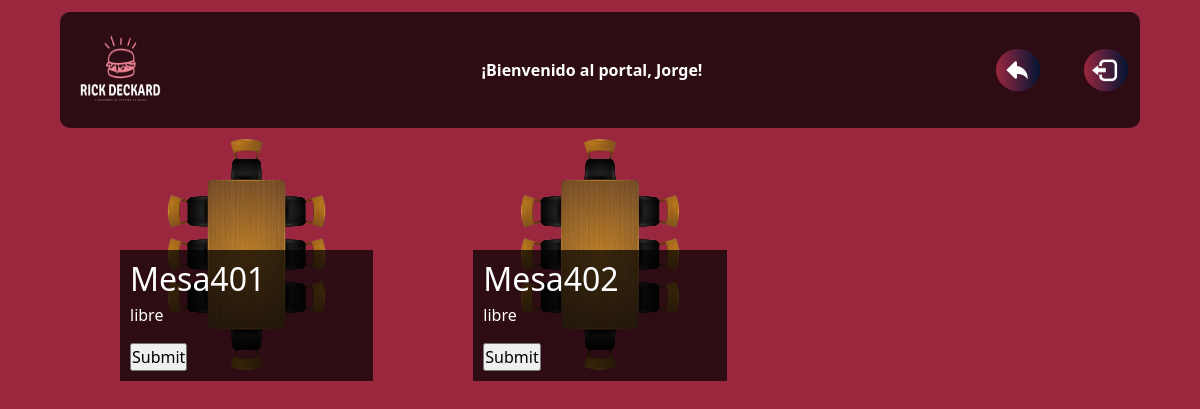
The page /comedores/comedor.php?id=4 (signed in) on the database as committed earlier.
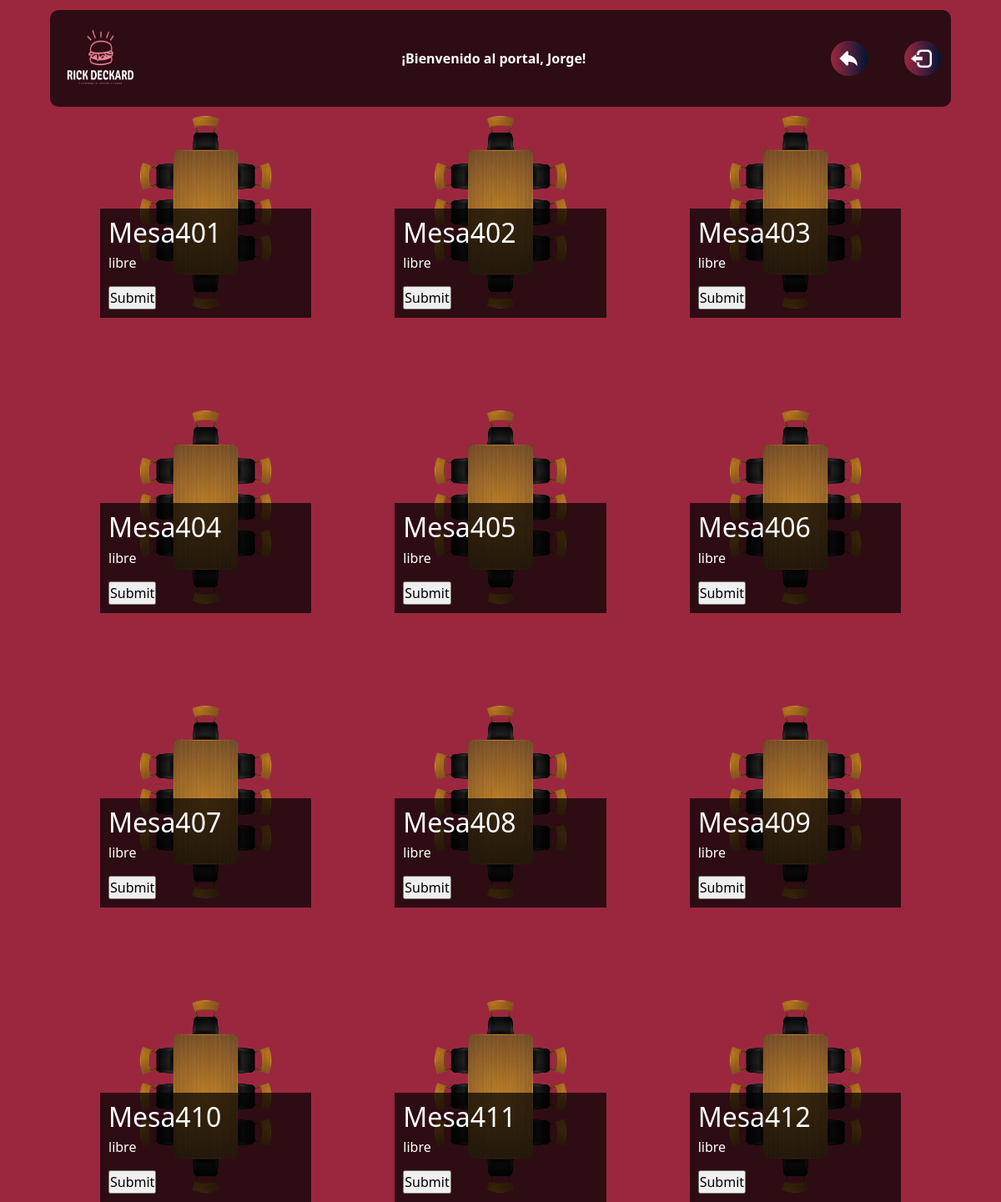
The same page on the database as committed later.
### tables this page shows
CREATE TABLE mesas (
    id_mesa INT PRIMARY KEY,
    numero_mesa INT,
    id_sala INT,
    estado ENUM('libre','ocupada') DEFAULT ('libre'),    
    FOREIGN KEY (id_sala) REFERENCES salas(id_sala)      
);

### comedores/comedor.php (the view, shortened to what this page needs)
<!DOCTYPE html>
<html lang="en">
<head>
    <link rel="stylesheet" href="../css/comedor.css">
    <link href="https://cdn.jsdelivr.net/npm/bootstrap@5.0.2/dist/css/bootstrap.min.css" rel="stylesheet">
</head>
<body>
    <nav class="navbar navbar-light bg-lights position-top">
        <div class="container">
            <a class="navbar-brand " href="../mostra.php">
                <img src="../img/LOGORICK _Blanco.png" alt="" width="100" height="90">
            </a>
            <div class="saludo">
            <b style="color:white">¡Bienvenido al portal, <?php echo $_SESSION['user'];?>!</b>
            </div>
            <div>
            <a href="../comedores.php"><button class="atrasboton"><img class="atrasimg" src="../img/atras.png" alt=""></button></a>
            <a href="../inc/salir.php"><button class="logoutboton"><img class="logoutimg" src="../img/LOGOUT.png" alt=""></button></a>
            </div>
        </div>
    </nav>
    <div class="centrado">
    <?php
    if (isset($_GET['id'])) {
        include './../inc/conexion.php';
        $id = trim(mysqli_real_escape_string($conn,$_GET['id']));
        $sql = "SELECT * FROM mesas WHERE id_sala = ?";
        $stmt = mysqli_prepare($conn,$sql);
        mysqli_stmt_bind_param($stmt, "s",$id);
        mysqli_stmt_execute($stmt);
        $res = mysqli_stmt_get_result($stmt);
        echo '<div class="image-grid">';
        foreach ($res as $mesa) {
            echo'<a><div class="image-item">';
            if ($mesa['estado'] == "ocupada") {
                echo '<img class="filtro" src="../img/mesas.png" alt="Imagen 1">';
                echo '<div class="image-text"><h2> Mesa'.$mesa['numero_mesa'].'</h2>';
                echo '<p class="diss">'.$mesa['estado'].'</p>';
                echo "<form method='POST' action='../inc/procesar.php'>";
                echo "<input type='hidden' name='id_sala' value=".$mesa['id_sala'].">";
                echo "<input type='hidden' name='numero_mesa' value=".$mesa['numero_mesa'].">";
                echo "<input type='submit'>";
                echo "</form>";
            }else{
                echo '<img class="" src="../img/mesas.png" alt="Imagen 1">';
                echo '<div class="image-text"><h2> Mesa'.$mesa['numero_mesa'].'</h2>';
                echo '<p>'.$mesa['estado'].'</p>';
                echo "<form method='POST' action='../inc/procesar.php'>";
                echo "<input type='submit'>";
                echo "</form>";
            }
            echo '</div></div></a>';
        }
    }else{
    }
    ?>
</div>
</body>
</html>

### css/comedor.css (style rules this page uses)
* { box-sizing: border-box; margin: 0; padding: 0; }
.navbar { margin-top: 1%; margin-right: 5%; margin-left: 5%; border-radius: 10px; }
.saludo { color: white; }
.logoutboton { color: white; background: linear-gradient(to right, #9B273F, #011535); border: none; border-radius: 4vh; cursor: pointer; transition: all 0.3s ease 0s; }
.logoutimg { height: 4vh; margin: 0.6vh; margin-right: 0.9vh; transition: all 0.3s ease 0s; }
.bg-lights { background-color: rgba(0, 0, 0, 0.7) !important; }
body { font-family: Arial, sans-serif; line-height: 1.6; background-color: #9B273F !important; background-position: center; background-repeat: no-repeat; background-size: cover; }
.atrasboton { color: white; background: linear-gradient(to right, #9B273F, #011535); border: none; border-radius: 4vh; cursor: pointer; transition: all 0.3s ease 0s; margin-right: 5vh; }
.atrasimg { height: 4vh; margin: 0.6vh; margin-right: 0.9vh; transition: all 0.3s ease 0s; }
.image-grid { display: grid; grid-template-columns: repeat(3, 1fr); gap: 100px; margin: 0 auto; padding-top: 0%; width: 120vh; }
.image-item { position: relative; width: 100%; padding-bottom: 100%; overflow: hidden; transition: transform 0.3s ease-in-out; }
.image-item img { position: absolute; top: 0; left: 0; width: 100%; height: 100%; object-fit: cover; }
.image-text { position: absolute; bottom: 0; left: 0; width: 100%; background-color: rgba(0, 0, 0, 0.7); color: white; padding: 10px; box-sizing: border-box; }
.image-text h2 { margin-bottom: 5px; }

Rows that differ between the two databases and show on the page:
added mesas: numero_mesa "403", estado "libre"
added mesas: numero_mesa "404", estado "libre"
added mesas: numero_mesa "405", estado "libre"
added mesas: numero_mesa "406", estado "libre"
added mesas: numero_mesa "407", estado "libre"
added mesas: numero_mesa "408", estado "libre"
added mesas: numero_mesa "409", estado "libre"
added mesas: numero_mesa "410", estado "libre"
added mesas: numero_mesa "411", estado "libre"
added mesas: numero_mesa "412", estado "libre"
